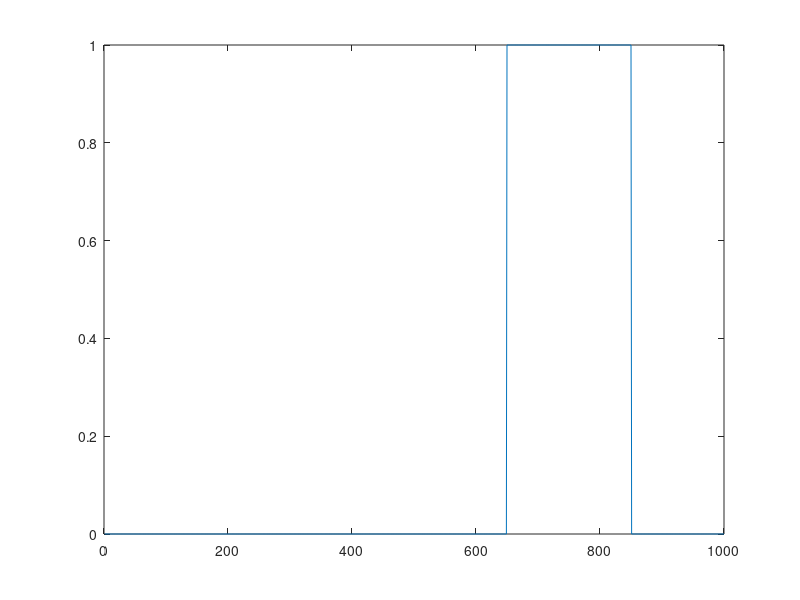
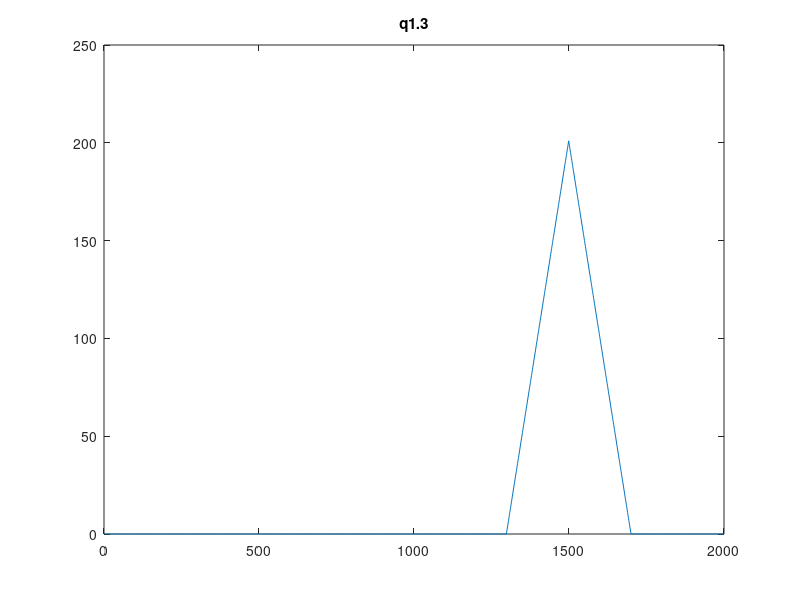
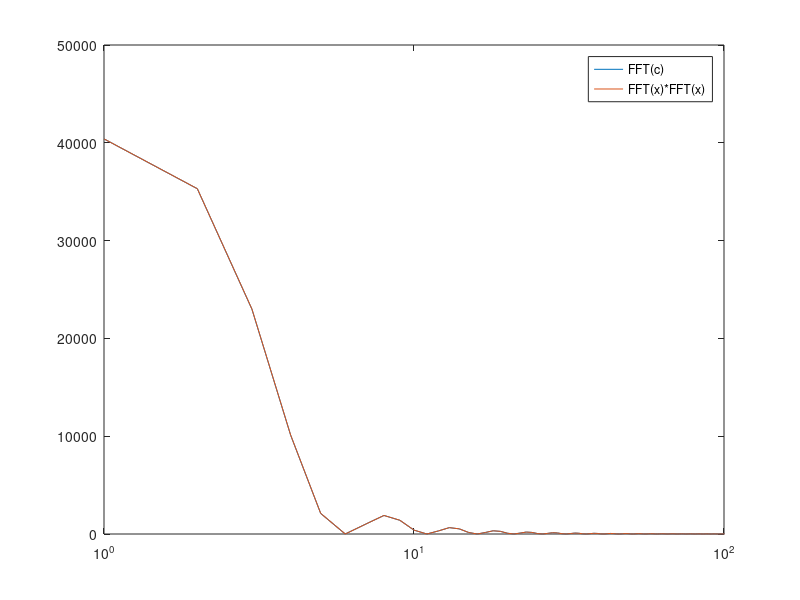

MATLAB code to generate these figures, in order:
%mp3_vig.m

%q1.1
x = zeros(1000,1); x(650:850) = 1;
plot(x)

%q1.2
c = conv(x,x);
sprintf('The length of c %d',length(c))

%q1.3
figure; 
plot(c),title('q1.3');

%q1.4
%{
    The Shape of x convolved with itself is a triangle offset to the right of the center. The shape is due to the fact that as the two signals overlap, the area increases to a maximum value when the two signals are directly on top of one another and decreases as they move apart. The horizontal position is because one of the signals is flipped. If they were not flipped, th peak would be directly in the middle, since the two signals would overlap perfectly when their indices line up.
%}

%q1.5
figure; 
plot(conv(c,c)),title('q1.5');

%q1.6
%{
    This plot also rises to a peaked value at some point to the right of the plot, but it also looks more like a gaussian than a triangle. Overall, this function is smoother than the function of x convolved with itself. This smoothing effect is because the convolution is essentially performing a weighted average of sorts over the entire curve, where the weights are the curve itself. Once again, the position of the peak is due to the flipping of one of the convolved functions.
%}

%q1.7
u = fft(c);
plot(abs(u(1:2:end)),'DisplayName','FFT(c)'); set(gca,'xscale','log')

%q1.8
hold on;
plot(abs(fft(x).*fft(x)),'DisplayName','FFT(x)*FFT(x)')
legend()
xlim([0 100])